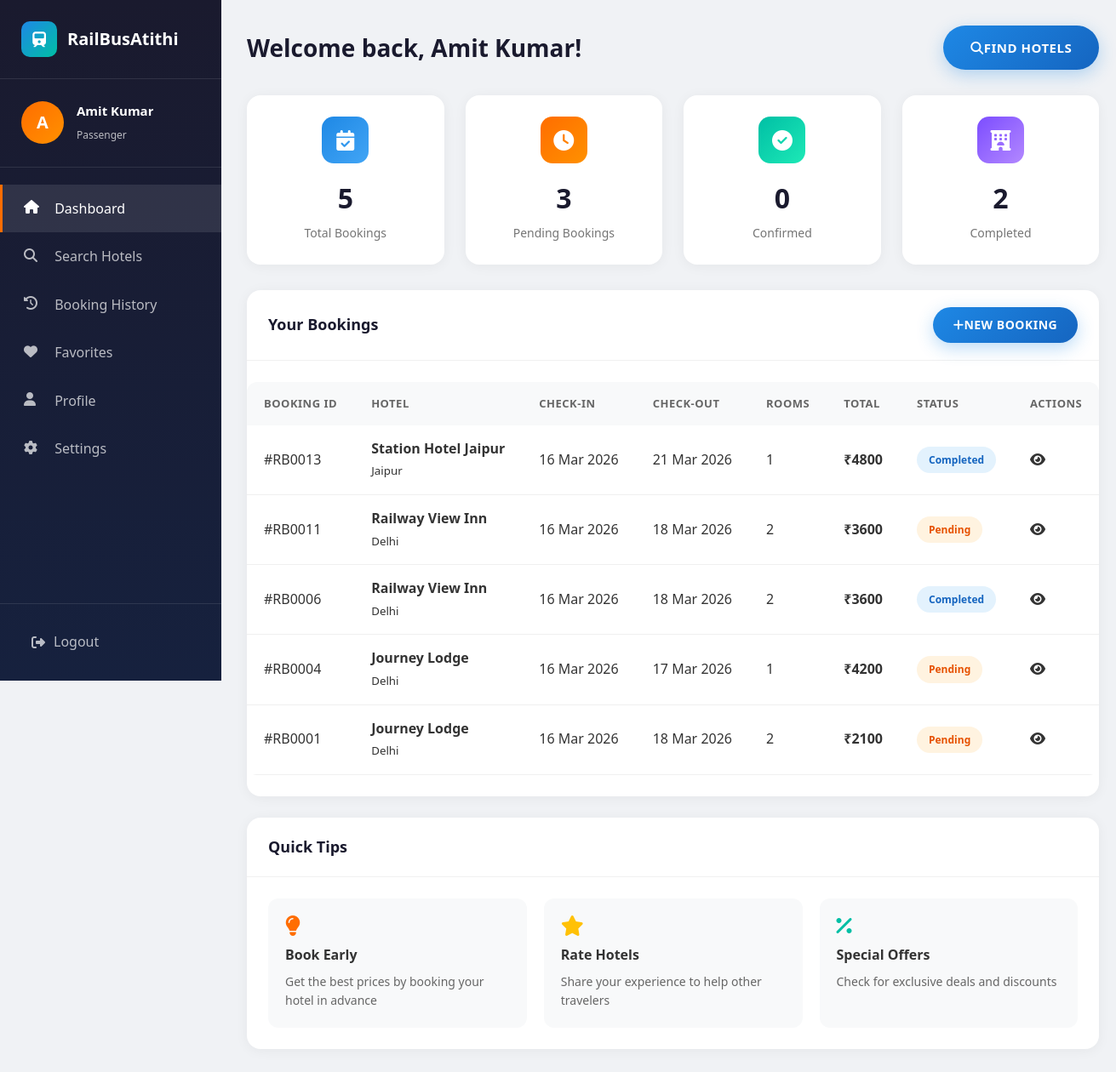
The app's page /passenger/dashboard (signed in) with its own data.
### app.py (models this page shows)
class User(db.Model):
    id = db.Column(db.Integer, primary_key=True)
    name = db.Column(db.String(100), nullable=False)
    email = db.Column(db.String(120), unique=True, nullable=False)
    password = db.Column(db.String(200), nullable=False)
    role = db.Column(db.String(20), nullable=False)  # passenger, hotel_owner, admin
    phone = db.Column(db.String(20))
    city = db.Column(db.String(100))
    location = db.Column(db.String(200))
    created_at = db.Column(db.DateTime, default=datetime.utcnow)
    reset_token = db.Column(db.String(200), nullable=True)
    bookings = db.relationship('Booking', backref='user', lazy=True)
    hotels = db.relationship('Hotel', backref='owner', lazy=True)

class Booking(db.Model):
    id = db.Column(db.Integer, primary_key=True)
    user_id = db.Column(db.Integer, db.ForeignKey('user.id'), nullable=False)
    hotel_id = db.Column(db.Integer, db.ForeignKey('hotel.id'), nullable=False)
    check_in = db.Column(db.Date, nullable=False)
    check_out = db.Column(db.Date, nullable=False)
    rooms = db.Column(db.Integer, default=1)
    guests = db.Column(db.Integer, default=1)
    total_price = db.Column(db.Integer, nullable=False)
    status = db.Column(db.String(20), default='pending')  # pending, confirmed, cancelled, completed
    payment_method = db.Column(db.String(50))
    special_requests = db.Column(db.Text)
    created_at = db.Column(db.DateTime, default=datetime.utcnow)

class Hotel(db.Model):
    id = db.Column(db.Integer, primary_key=True)
    name = db.Column(db.String(200), nullable=False)
    description = db.Column(db.Text)
    location = db.Column(db.String(200), nullable=False)
    city = db.Column(db.String(100), nullable=False)
    near_station = db.Column(db.String(100))  # Nearest railway station
    near_bus_stop = db.Column(db.String(100))  # Nearest bus stop
    distance_station = db.Column(db.Float, default=1.0)  # Distance in km
    distance_bus = db.Column(db.Float, default=1.0)  # Distance in km
    price = db.Column(db.Integer, nullable=False)
    rating = db.Column(db.Float, default=4.0)
    review_count = db.Column(db.Integer, default=0)
    total_rooms = db.Column(db.Integer, default=10)
    available_rooms = db.Column(db.Integer, default=10)
    amenities = db.Column(db.String(500))  # JSON string of amenities
    photos = db.Column(db.String(500))  # Comma-separated photo paths
    owner_id = db.Column(db.Integer, db.ForeignKey('user.id'), nullable=False)
    approved = db.Column(db.Boolean, default=False)
    created_at = db.Column(db.DateTime, default=datetime.utcnow)
    bookings = db.relationship('Booking', backref='hotel', lazy=True)

### app.py (the view)
@app.route('/passenger/dashboard')
def passenger_dashboard():
    if session.get('user_role') != 'passenger':
        return redirect(url_for('login'))
    user = User.query.get(session['user_id'])
    bookings = Booking.query.filter_by(user_id=user.id).order_by(Booking.created_at.desc()).all()
    return render_template('passenger_dashboard.html', user=user, bookings=bookings)

### templates/passenger_dashboard.html (shortened to what this page needs)
<!DOCTYPE html>
<html lang="en">
<head>
    <link rel="stylesheet" href="{{ url_for('static', filename='css/style.css') }}">
    <link rel="stylesheet" href="{{ url_for('static', filename='css/dashboard.css') }}">
    <link rel="stylesheet" href="https://cdnjs.cloudflare.com/ajax/libs/font-awesome/6.4.0/css/all.min.css">
</head>
<body class="dashboard-body">
    <div class="dashboard-wrapper">
        <aside class="sidebar">
            <div class="sidebar-header">
                <a href="/" class="sidebar-logo">
                    <div class="sidebar-logo-icon">
                        <i class="fas fa-train"></i>
                    </div>
                    RailBusAtithi
                </a>
            </div>
            <div class="sidebar-user">
                <div class="user-avatar">{{ user.name[0] }}</div>
                <div class="user-info">
                    <h4>{{ user.name }}</h4>
                    <span>{{ user.role }}</span>
                </div>
            </div>
            <nav class="sidebar-menu">
                <a href="{{ url_for('passenger_dashboard') }}" class="menu-item active">
                    <i class="fas fa-home"></i>
                    <span>Dashboard</span>
                </a>
                <a href="{{ url_for('index') }}#hotels" class="menu-item">
                    <i class="fas fa-search"></i>
                    <span>Search Hotels</span>
                </a>
                <a href="{{ url_for('booking_history') }}" class="menu-item">
                    <i class="fas fa-history"></i>
                    <span>Booking History</span>
                </a>
                <a href="{{ url_for('favorites') }}" class="menu-item">
                    <i class="fas fa-heart"></i>
                    <span>Favorites</span>
                </a>
                <a href="{{ url_for('profile') }}" class="menu-item">
                    <i class="fas fa-user"></i>
                    <span>Profile</span>
                </a>
                <a href="{{ url_for('settings') }}" class="menu-item">
                    <i class="fas fa-cog"></i>
                    <span>Settings</span>
                </a>
            </nav>
            <div class="sidebar-footer">
                <a href="{{ url_for('logout') }}" class="logout-btn">
                    <i class="fas fa-sign-out-alt"></i>
                    <span>Logout</span>
                </a>
            </div>
        </aside>
        <main class="main-content">
            <div class="dashboard-header">
                <h1 class="page-title">Welcome back, {{ user.name }}!</h1>
                <div class="header-actions">
                    <a href="{{ url_for('index') }}#hotels" class="btn btn-primary">
                        <i class="fas fa-search"></i> Find Hotels
                    </a>
                </div>
            </div>
            <div class="stats-grid">
                <div class="stat-card animate-fade animate-delay-1">
                    <div class="stat-icon blue">
                        <i class="fas fa-calendar-check"></i>
                    </div>
                    <div class="stat-value">{{ bookings|length }}</div>
                    <div class="stat-label">Total Bookings</div>
                </div>
                <div class="stat-card animate-fade animate-delay-2">
                    <div class="stat-icon orange">
                        <i class="fas fa-clock"></i>
                    </div>
                    <div class="stat-value">{{ bookings|selectattr('status', 'equalto', 'pending')|list|length }}</div>
                    <div class="stat-label">Pending Bookings</div>
                </div>
                <div class="stat-card animate-fade animate-delay-3">
                    <div class="stat-icon green">
                        <i class="fas fa-check-circle"></i>
                    </div>
                    <div class="stat-value">{{ bookings|selectattr('status', 'equalto', 'confirmed')|list|length }}</div>
                    <div class="stat-label">Confirmed</div>
                </div>
                <div class="stat-card animate-fade animate-delay-4">
                    <div class="stat-icon purple">
                        <i class="fas fa-hotel"></i>
                    </div>
                    <div class="stat-value">{{ bookings|selectattr('status', 'equalto', 'completed')|list|length }}</div>
                    <div class="stat-label">Completed</div>
                </div>
            </div>
            <div class="card">
                <div class="card-header">
                    <h3 class="card-title">Your Bookings</h3>
                    <a href="{{ url_for('index') }}#hotels" class="btn btn-primary btn-sm">
                        <i class="fas fa-plus"></i> New Booking
                    </a>
                </div>
                <div class="card-body">
                    {% if bookings %}
                    <div class="table-container">
                        <table>
                            <thead>
                                <tr>
                                    <th>Booking ID</th>
                                    <th>Hotel</th>
                                    <th>Check-in</th>
                                    <th>Check-out</th>
                                    <th>Rooms</th>
                                    <th>Total</th>
                                    <th>Status</th>
                                    <th>Actions</th>
                                </tr>
                            </thead>
                            <tbody>
                                {% for booking in bookings %}
                                <tr>
                                    <td>#RB{{ '%04d'|format(booking.id) }}</td>
                                    <td>
                                        <strong>{{ booking.hotel.name }}</strong><br>
                                        <small>{{ booking.hotel.city }}</small>
                                    </td>
                                    <td>{{ booking.check_in.strftime('%d %b %Y') }}</td>
                                    <td>{{ booking.check_out.strftime('%d %b %Y') }}</td>
                                    <td>{{ booking.rooms }}</td>
                                    <td><strong>₹{{ booking.total_price|int }}</strong></td>
                                    <td>
                                        <span class="status-badge {{ booking.status }}">
                                            {{ booking.status }}
                                        </span>
                                    </td>
                                    <td>
                                        <div class="action-btns">
                                            <a href="/hotel/{{ booking.hotel_id }}" class="action-btn view" title="View Hotel">
                                                <i class="fas fa-eye"></i>
                                            </a>
                                        </div>
                                    </td>
                                </tr>
                                {% endfor %}
                            </tbody>
                        </table>
                    </div>
                    {% endif %}
                </div>
            </div>
            <div class="card" style="margin-top: 25px;">
                <div class="card-header">
                    <h3 class="card-title">Quick Tips</h3>
                </div>
                <div class="card-body">
                    <div style="display: grid; grid-template-columns: repeat(3, 1fr); gap: 20px;">
                        <div style="padding: 20px; background: #f8f9fa; border-radius: 12px;">
                            <i class="fas fa-lightbulb" style="color: #FF6D00; font-size: 24px; margin-bottom: 10px;"></i>
                            <h4 style="margin-bottom: 8px;">Book Early</h4>
                            <p style="color: #666; font-size: 14px;">Get the best prices by booking your hotel in advance</p>
                        </div>
                        <div style="padding: 20px; background: #f8f9fa; border-radius: 12px;">
                            <i class="fas fa-star" style="color: #FFC107; font-size: 24px; margin-bottom: 10px;"></i>
                            <h4 style="margin-bottom: 8px;">Rate Hotels</h4>
                            <p style="color: #666; font-size: 14px;">Share your experience to help other travelers</p>
                        </div>
                        <div style="padding: 20px; background: #f8f9fa; border-radius: 12px;">
                            <i class="fas fa-percentage" style="color: #00BFA5; font-size: 24px; margin-bottom: 10px;"></i>
                            <h4 style="margin-bottom: 8px;">Special Offers</h4>
                            <p style="color: #666; font-size: 14px;">Check for exclusive deals and discounts</p>
                        </div>
                    </div>
                </div>
            </div>
        </main>
    </div>
</body>
</html>

### static/css/style.css (style rules this page uses)
:root { --primary: #1E88E5; --primary-dark: #1565C0; --primary-light: #42A5F5; --secondary: #FF6D00; --secondary-dark: #E65100; --accent: #00BFA5; --accent-dark: #00897B; --background: #F5F7FA; --white: #FFFFFF; --text-dark: #333333; --text-light: #666666; --text-muted: #999999; --border: #E0E0E0; --shadow: 0 4px 20px rgba(0, 0, 0, 0.1); --shadow-hover: 0 8px 30px rgba(0, 0, 0, 0.15); --gradient-primary: linear-gradient(135deg, #1E88E5 0%, #1565C0 100%); --gradient-secondary: linear-gradient(135deg, #FF6D00 0%, #E65100 100%); --gradient-hero: linear-gradient(135deg, rgba(30, 136, 229, 0.9) 0%, rgba(21, 101, 192, 0.8) 100%); --border-radius: 12px; --border-radius-sm: 8px; --transition: all 0.3s ease; }
* { margin: 0; padding: 0; box-sizing: border-box; }
body { font-family: 'Segoe UI', Tahoma, Geneva, Verdana, sans-serif; background-color: var(--background); color: var(--text-dark); line-height: 1.6; overflow-x: hidden; }
a { text-decoration: none; color: inherit; transition: var(--transition); }
.btn { display: inline-flex; align-items: center; justify-content: center; padding: 14px 32px; border-radius: 50px; font-weight: 600; font-size: 15px; cursor: pointer; transition: all 0.3s cubic-bezier(0.4, 0, 0.2, 1); border: none; text-decoration: none; position: relative; overflow: hidden; text-transform: uppercase; letter-spacing: 0.5px; font-family: inherit; box-shadow: 0 4px 15px rgba(0,0,0,0.1); }
.btn::before { content: ''; position: absolute; top: 0; left: -100%; width: 100%; height: 100%; background: linear-gradient(90deg, transparent, rgba(255,255,255,0.3), transparent); transition: left 0.5s; z-index: 1; }
.btn-primary { background: linear-gradient(135deg, var(--primary) 0%, var(--primary-dark) 100%); color: var(--white); box-shadow: 0 6px 20px rgba(30, 136, 229, 0.3); }
.btn-sm { padding: 10px 24px; font-size: 14px; }
.stat-label { font-size: 14px; opacity: 0.9; }

### records on screen
User: name "A", name "Amit Kumar", role "Passenger"
Booking: id "0013", hotel.name "Station Hotel Jaipur", hotel.city "Jaipur", check_in "16 Mar 2026", check_out "21 Mar 2026", rooms "1", total_price "4800", status "Completed"
Booking: id "0011", hotel.name "Railway View Inn", hotel.city "Delhi", check_in "16 Mar 2026", check_out "18 Mar 2026", rooms "2", total_price "3600", status "Pending"
Booking: id "0006", hotel.name "Railway View Inn", hotel.city "Delhi", check_in "16 Mar 2026", check_out "18 Mar 2026", rooms "2", total_price "3600", status "Completed"
Booking: id "0004", hotel.name "Journey Lodge", hotel.city "Delhi", check_in "16 Mar 2026", check_out "17 Mar 2026", rooms "1", total_price "4200", status "Pending"
Booking: id "0001", hotel.name "Journey Lodge", hotel.city "Delhi", check_in "16 Mar 2026", check_out "18 Mar 2026", rooms "2", total_price "2100", status "Pending"

### other values on screen
{{ bookings|length }} "5"
{{ bookings|selectattr('status', 'equalto', 'pending')|list|length }} "3"
{{ bookings|selectattr('status', 'equalto', 'confirmed')|list|length }} "0"
{{ bookings|selectattr('status', 'equalto', 'completed')|list|length }} "2"
